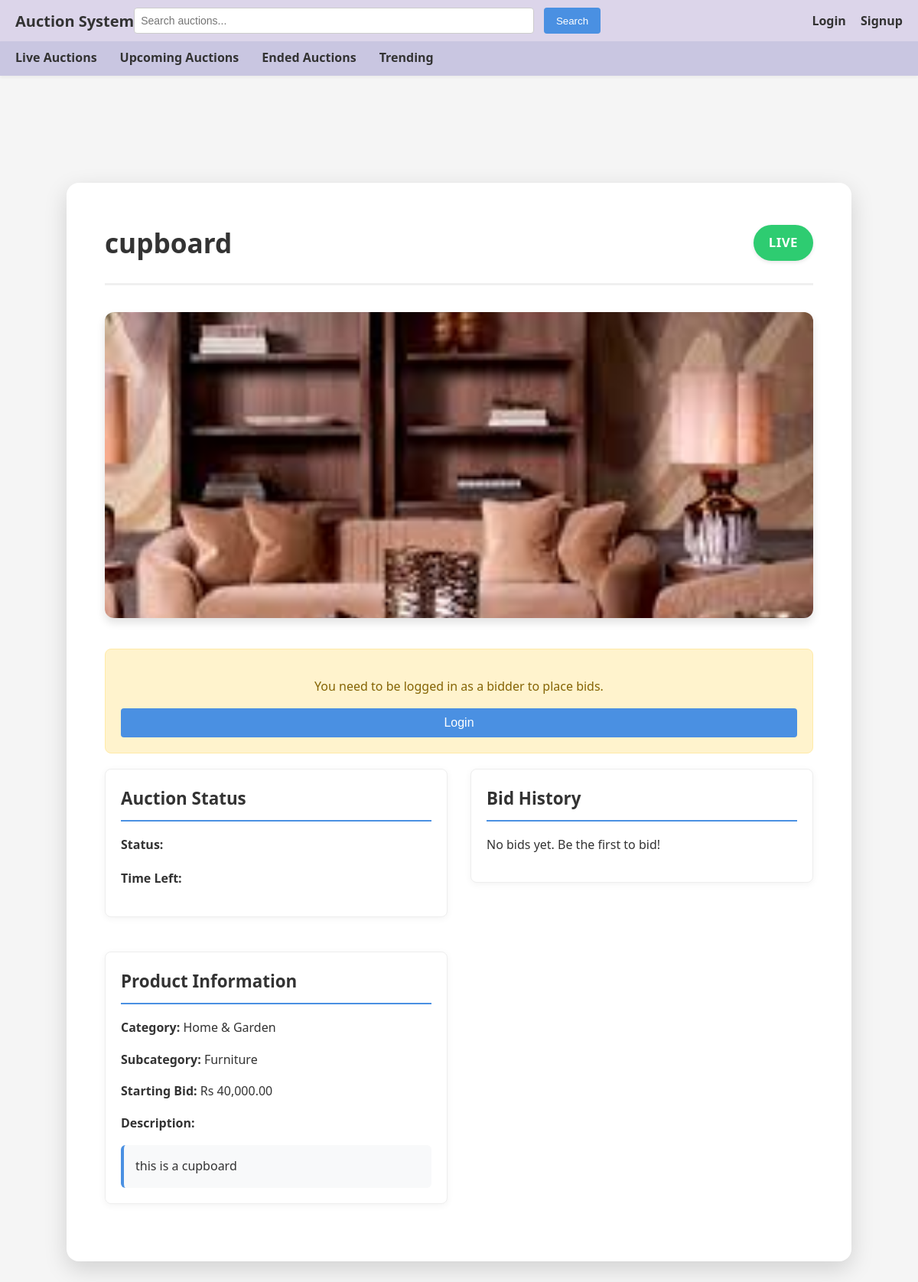
/auction/9, run on an earlier commit of the app's database.
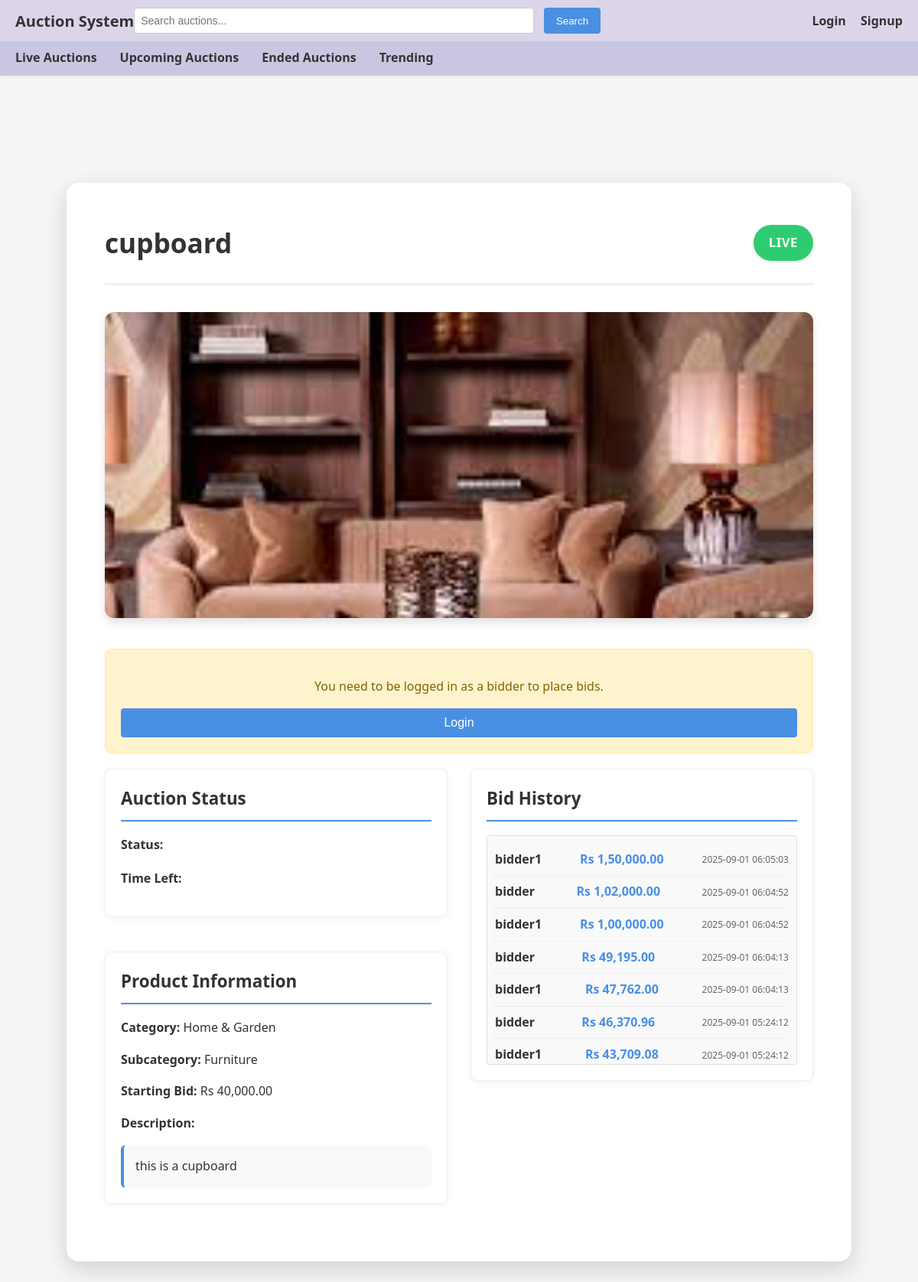
And on a later commit of the database.
### app/models.py (models this page shows, shortened)
class Product(db.Model):
    __tablename__ = 'products'
    id = db.Column(db.Integer, primary_key=True)
    name = db.Column(db.String(200), nullable=False)
    starting_bid = db.Column(db.Float, nullable=False)
    reserve_price = db.Column(db.Float, nullable=True)
    description = db.Column(db.Text, nullable=True)
    keywords = db.Column(db.String(255), nullable=True)
    minimum_interval = db.Column(db.Float, nullable=False, default=1.0)  # Minimum bid increment
    category_id = db.Column(db.Integer, db.ForeignKey('categories.id'), nullable=False)
    subcategory_id = db.Column(db.Integer, db.ForeignKey('subcategories.id'), nullable=False)
    seller_id = db.Column(db.Integer, db.ForeignKey('users.id'), nullable=False)
    image_url = db.Column(db.String(255), nullable=True)  # Store the path to the uploaded image
    created_at = db.Column(db.DateTime, default=datetime.now)
    auctions = db.relationship('Auction', backref='product', lazy=True)

class Auction(db.Model):
    __tablename__ = 'auctions'
    id = db.Column(db.Integer, primary_key=True)
    product_id = db.Column(db.Integer, db.ForeignKey('products.id'), nullable=False)
    start_date = db.Column(db.DateTime, nullable=False)
    end_date = db.Column(db.DateTime, nullable=False)
    type = db.Column(db.String(20), nullable=False, default='auction')  # auction, buy_now, etc.
    created_at = db.Column(db.DateTime, default=datetime.utcnow)
    bids = db.relationship('Bid', backref='auction', lazy=True)
    result = db.relationship('AuctionResult', backref='auction', uselist=False, lazy=True)
    @property
    def status(self):
        now = datetime.now()  # Use local time instead of UTC
        if now < self.start_date:
            return 'upcoming'
        elif now >= self.start_date and now < self.end_date:
            return 'live'
        else:
            return 'ended'

class Category(db.Model):
    __tablename__ = 'categories'
    id = db.Column(db.Integer, primary_key=True)
    name = db.Column(db.String(100), nullable=False, unique=True)
    subcategories = db.relationship('Subcategory', backref='category', lazy=True)
    products = db.relationship('Product', backref='category', lazy=True)

class Subcategory(db.Model):
    __tablename__ = 'subcategories'
    id = db.Column(db.Integer, primary_key=True)
    name = db.Column(db.String(100), nullable=False)
    category_id = db.Column(db.Integer, db.ForeignKey('categories.id'), nullable=False)
    products = db.relationship('Product', backref='subcategory', lazy=True)

class Bid(db.Model):
    __tablename__ = 'bids'
    id = db.Column(db.Integer, primary_key=True)
    auction_id = db.Column(db.Integer, db.ForeignKey('auctions.id'), nullable=False)
    bidder_id = db.Column(db.Integer, db.ForeignKey('users.id'), nullable=False)
    bid_amount = db.Column(db.Float, nullable=False)
    bid_time = db.Column(db.DateTime, default=datetime.now)

class User(db.Model):
    __tablename__ = 'users'
    id = db.Column(db.Integer, primary_key=True)
    username = db.Column(db.String(80), unique=True, nullable=False)
    email = db.Column(db.String(120), unique=True, nullable=False)
    password_hash = db.Column(db.String(256), nullable=False)
    role = db.Column(db.String(20), nullable=False)  # 'bidder' or 'seller'
    status = db.Column(db.String(20), nullable=False, default='pending')  # 'pending', 'accepted', 'rejected'
    created_at = db.Column(db.DateTime, default=datetime.now)
    products = db.relationship('Product', backref='seller', lazy=True)
    bids = db.relationship('Bid', backref='bidder', lazy=True)
    won_auctions = db.relationship('AuctionResult', backref='winner', lazy=True)
    search_history = db.relationship('SearchHistory', backref='user', lazy=True)

### app/main.py (the view, shortened to what this page needs)
@main.route('/auction/<int:auction_id>')
def view_auction(auction_id):
    auction = Auction.query.get_or_404(auction_id)
    product = auction.product
    current_highest_bid = Bid.query.filter_by(auction_id=auction_id).order_by(Bid.bid_amount.desc()).first()
    current_highest_amount = current_highest_bid.bid_amount if current_highest_bid else product.starting_bid
    minimum_bid_amount = calculate_minimum_bid(current_highest_amount)
    initial_increment = calculate_minimum_increment(round(current_highest_amount))
    auction_result = None
    winning_bid = None
    return render_template('view_auction.html',
                         auction=auction,
                         product=product,
                         current_highest_bid=current_highest_bid,
                         current_highest_amount=current_highest_amount,
                         initial_increment=initial_increment,
                         minimum_bid_amount=minimum_bid_amount,
                         auction_result=auction_result,
                         winning_bid=winning_bid,
                         format_indian_currency=format_indian_currency)

### app/templates/view_auction.html (shortened to what this page needs)
<!DOCTYPE html>
<html>
<head>
    <link rel="stylesheet" href="{{ url_for('static', filename='style.css') }}">
</head>
<body class="home-page">
    {% include 'bidder_nav.html' %}
    <div class="content">
        <div class="auction-container">
            <div class="auction-header">
                <h1>{{ product.name }}</h1>
                <div class="auction-status {{ auction.status }}">
                    <span>{{ auction.status|title }}</span>
                </div>
            </div>
            <div class="auction-details">
                <div class="product-image-container">
                    {% if product.image_url %}
                        <img src="{{ url_for('static', filename=product.image_url) }}" alt="{{ product.name }}" class="product-full-image">
                    {% else %}
                        <div class="product-no-image">
                            <span>No Image Available</span>
                        </div>
                    {% endif %}
                </div>
                {% if auction.status == 'live' %}
                    {% if session.get('role') == 'bidder' %}
                    <div class="bidding-section">
                        <h3>Place Your Bid</h3>
                        <div class="bid-info">
                            <p><strong>Current Highest Bid:</strong> <span id="current-highest-bid" class="highlight">{{ format_indian_currency(current_highest_amount) }}</span></p>
                            <p><strong>Minimum Bid Increment:</strong> {{ format_indian_currency(initial_increment) }}</p>
                            <p><strong>Next Minimum Bid:</strong> <span id="current-minimum-bid" class="highlight">{{ format_indian_currency(minimum_bid_amount) }}</span></p>
                        </div>
                        <form id="bidForm" class="bid-form">
                            <div class="form-group">
                                <label for="bid-amount">Your Bid (Rs)</label>
                                <input type="number" id="bid-amount" name="bid_amount" step="1" min="{{ minimum_bid_amount }}" required>
                                <small style="color: #666; font-size: 12px;">Minimum bid: <span id="min-bid-amount">{{ format_indian_currency(minimum_bid_amount) }}</span></small>
                            </div>
                            <button type="submit" class="btn bid-btn">Place Bid</button>
                        </form>
                    </div>
                    {% include 'proxy_bidding_component.html' %}
                    {% else %}
                    <div class="bidding-notice">
                        <p>You need to be logged in as a bidder to place bids.</p>
                        <button onclick="openModal('loginModal')" class="btn">Login</button>
                    </div>
                    {% endif %}
                {% endif %}
                <div class="info-grid">
                    <div class="info-column">
                        <div class="info-section">
                            <h3>Auction Status</h3>
                            <p><strong>Status:</strong> <span class="status-badge {{ auction.status }}">{{ auction.status|title }}</span></p>
                            {% if auction.status == 'live' %}
                                <p><strong>Time Left:</strong> </p>
                            {% elif auction.status == 'upcoming' %}
                                <p><strong>Starts In:</strong> <span id="countdown" class="countdown-upcoming"></span></p>
                            {% else %}
                                <p><strong>Ended:</strong> <span id="ended-time">{{ auction.end_date.strftime('%Y-%m-%d %H:%M:%S') }}</span></p>
                            {% endif %}
                        </div>
                        <div class="info-section">
                            <h3>Product Information</h3>
                            <p><strong>Category:</strong> {{ product.category.name }}</p>
                            <p><strong>Subcategory:</strong> {{ product.subcategory.name }}</p>
                            <p><strong>Starting Bid:</strong> {{ format_indian_currency(product.starting_bid) }}</p>
                            <p><strong>Description:</strong></p>
                            <div class="description-text">{{ product.description }}</div>
                        </div>
                    </div>
                    <div class="info-column">
                        <div class="info-section">
                            <h3>Bid History</h3>
                            <div id="bid-history">
                                {% if auction.bids %}
                                    <div class="bid-list">
                                                                        {% for bid in auction.bids|sort(attribute='bid_time', reverse=true) %}
                                <div class="bid-item {% if bid.bidder_id == session.get('user_id') %}my-bid{% endif %}{% if winning_bid and bid.id == winning_bid.id %} winning-bid{% endif %}">
                                    <span class="bidder">
                                        {{ bid.bidder.username }}{% if bid.bidder_id == session.get('user_id') %} (You){% endif %}
                                    </span>
                                    <span class="bid-amount">{{ format_indian_currency(bid.bid_amount) }}</span>
                                    <span class="bid-time">{{ bid.bid_time.strftime('%Y-%m-%d %H:%M:%S') }}</span>
                                </div>
                                {% endfor %}
                                    </div>
                                {% else %}
                                    <p>No bids yet. Be the first to bid!</p>
                                {% endif %}
                            </div>
                        </div>
                    </div>
                </div>
            </div>
        </div>
    </div>
</body>
</html>

### app/templates/bidder_nav.html
{% block navbar_style %}
<nav class="navigation">
    <div class="upper-navbar">
        <div class="brand"><a href="/">Auction System</a></div>
        <div class="search">
            <form action="{{ url_for('search.search_page') }}" method="GET" style="display: flex; gap: 8px;">
                <input type="text" name="q" placeholder="Search auctions..." value="{{ request.args.get('q', '') }}">
                <button type="submit">Search</button>
            </form>
        </div>
        <div class="auth-links">
            {% if session.user_id %}
                <span class="username">{{ session.username }}</span>
                <a href="/logout" role="button">Logout</a>
            {% else %}
                <a href="javascript:void(0);" onclick="openModal('loginModal')" role="button">Login</a>
                <a href="javascript:void(0);" onclick="openModal('signupModal')" role="button">Signup</a>
            {% endif %}
        </div>
    </div>
    <div class="lower-navbar">
        <a href="/live" class="category-link" data-category="live">Live Auctions</a>
        <a href="/upcoming" class="category-link" data-category="upcoming">Upcoming Auctions</a>
        <a href="/closed" class="category-link" data-category="ended">Ended Auctions</a>
        <a href="/trending" class="category-link" data-category="trending">Trending</a>
        </div>
</nav>
{% endblock %}

What changed in the data, as far as the page shows it:
added Bid: bidder.username "bidder1", bid_amount "Rs 1,50,000.00", bid_time "2025-09-01 06:05:03"
added Bid: bidder.username "bidder", bid_amount "Rs 1,02,000.00", bid_time "2025-09-01 06:04:52"
added Bid: bidder.username "bidder1", bid_amount "Rs 1,00,000.00", bid_time "2025-09-01 06:04:52"
added Bid: bidder.username "bidder", bid_amount "Rs 49,195.00", bid_time "2025-09-01 06:04:13"
added Bid: bidder.username "bidder1", bid_amount "Rs 47,762.00", bid_time "2025-09-01 06:04:13"
added Bid: bidder.username "bidder", bid_amount "Rs 46,370.96", bid_time "2025-09-01 05:24:12"
added Bid: bidder.username "bidder1", bid_amount "Rs 43,709.08", bid_time "2025-09-01 05:24:12"
Also different on the page:
text no longer shown: "No bids yet. Be the first to bid!"
